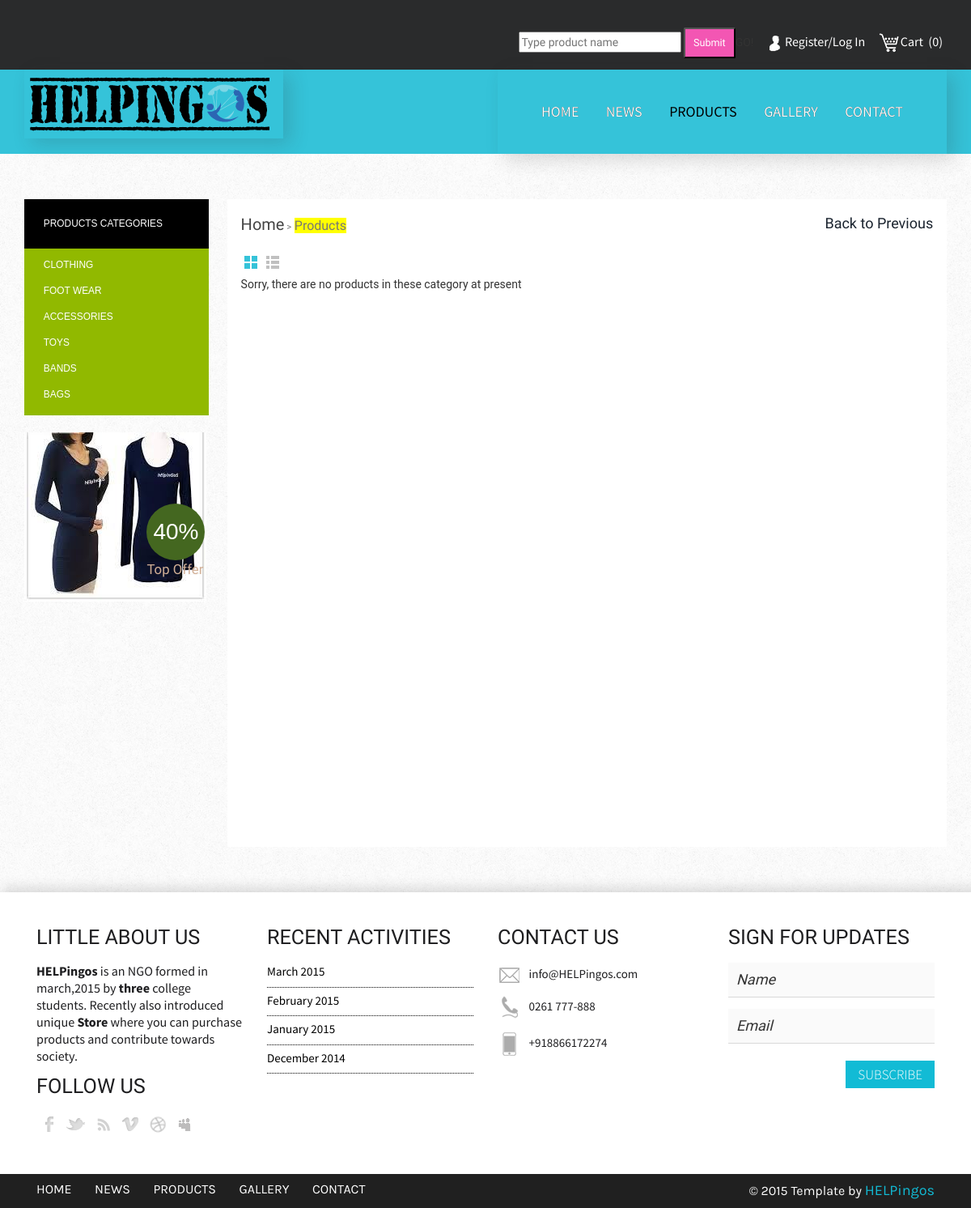
/products.php, run on the app's committed database.
### tables this page shows
CREATE TABLE IF NOT EXISTS `helpingos_product_category` (
  `category_id` int(11) NOT NULL AUTO_INCREMENT,
  `category_name` varchar(500) NOT NULL,
  PRIMARY KEY (`category_id`)
);

### products.php (the view, shortened to what this page needs)
<!DOCTYPE html>
<html>
<head>
	<link href="css/bootstrap.css" rel='stylesheet' type='text/css' />
	<link href="css/style.css" rel="stylesheet" type="text/css" media="all" />
	<link href="css/component.css" rel='stylesheet' type='text/css' />
</head>
<body>
		<div class="user-desc">
			<div class="user-desc">
				<div class=".col-md-6">
					<div class="bs-example">
						<div class="container">
						<form action='search.php' metod='get'>
							<ul>
								<li><input type="text" name="search" placeholder="Type product name">
								<input class="cbp-vm-icon cbp-vm-add" type="submit" name="submit">GO!</li>
								<?php
									if(isset($_SESSION['user'])){
										$user= $_SESSION['user'];
										if($user=''){
												echo "<li><i class='user'></i><a href='account.php'>Register/Log In</a></li>";
											}
											else{
												echo "<li><i class='user'></i><a href='logout.php'>Log Out</a></li>";
												echo "<li><i class='cog'></i><a href='changepass.php'>Change Password</a></li>";
											}
										}
										else{
											echo "<li><i class='user'></i><a href='account.php'>Register/Log In</a></li>";
										}
								?>
								<li><i class="cart"></i><a href="cart.php">Cart<span><?php
																					$conn=mysql_connect("localhost","root","");
																						$sql="SELECT count(*) FROM helpingos_cart";
																						$retval=mysql_query($sql,$conn);
																						while($count=mysql_fetch_array($retval)){
																						$count=$count[0];
																						echo "<span style='color:cream'>&nbsp;&nbsp;(".$count.")</span>";
																					}
																			?></span>
														</a>
								</li>
							</ul>
						</form>
						</div>
					</div>
				</div>
			</div>
		</div>
		<div class="header">
		<div class="header-top">
			<div class="container">
				<div class="logo">
					<a href="index.php"><img src="images/logo1.png" alt="" /></a>
				</div>
				<div class="top-menu">
					<ul class="cl-effect-15">
						<li><a class="active" href="index.php" data-hover="HOME">HOME</a></li>
						<li><a href="news.php" data-hover="NEWS">NEWS</a></li>
						<li><a href="products.php?cat_id=2">PRODUCTS</a></li>
						<li><a href="gallery.php" data-hover="GALLERY">GALLERY</a></li>
						<li><a href="contact.php" data-hover="CONTACT">CONTACT</a></li>
					</ul>
				</div>
				<div class="clearfix"></div>
			</div>
		</div>
		</div>
	<div class="container">
		<div class="products-page">
			<div class="product">
				<div class="product-listy">
					<h3>Products Categories</h3>
					<ul class="product-list">
					<?php
						$query= "SELECT * FROM helpingos_product_category";
						$retval=mysql_query($query,$conn);
						while($category=mysql_fetch_assoc($retval)) {
							echo "<li class='active'><a href='products.php?cat_id=".$category['category_id']."'>".$category['category_name']."</a></li>";
							}
					?>
					</ul>
				</div>
				<div class="latest-bis">
					<img src="images/top_long.jpg" class="img-responsive">
					<div class="offer">
						<p>40%</p>
						<small>Top Offer</small>
					</div>
				</div>
			</div>
			<div class="new-product">
				<div class="new-product-top">
					<ul class="product-top-list">
						<li><a href="index.php">Home</a>&nbsp;<span>&gt;</span></li>
						<li><span class="act">Products</span>&nbsp;</li>
					</ul>
					<p class="back"><a href="index.php">Back to Previous</a></p>
					<div class="clearfix"></div>
				</div>
			        <div id="cbp-vm" class="cbp-vm-switcher cbp-vm-view-grid">
					<div class="cbp-vm-options">
						<a href="#" class="cbp-vm-icon cbp-vm-grid cbp-vm-selected" data-view="cbp-vm-view-grid" title="grid">Grid View</a>
						<a href="#" class="cbp-vm-icon cbp-vm-list" data-view="cbp-vm-view-list" title="list">List View</a>
					</div>
					<div class="clearfix"></div>
					<ul>
						<?php
								$query= "SELECT * FROM helpingos_product WHERE pro_category_id='".$_REQUEST['cat_id']."'";
								$retval1=mysql_query($query,$conn);
								$productCount = mysql_num_rows($retval1);
								if ($productCount > 0) {
									while($product=mysql_fetch_assoc($retval1)){
								echo "<li>";
								echo 	"<a class='cbp-vm-image' href='single.php?product_id=".$product['Pro_id']."' >";
								echo 	"<div class='view view-first'>";
								echo 		"<div class='inner_content clearfix'>";
								echo 			"<div class='product_image'>";
								echo 				"<img src='images/".$product['pro_image']."' class='img-responsive' alt=''/>";
								echo 				"<div class='mask'>";
								echo 					"<div class='info'>Quick View</div>";
								echo 				"</div>";
								echo 				"<div class='product_container'>";
								echo 					"<div class='cart-left'>";
								echo 						"<p class='title'>".$product['pro_name']."</p>";
								echo 					"</div>";
								echo 					"<div class='pricey'>".$product['pro_price']."</div>";
								echo 					"<div class='clearfix'></div>";
								echo 				"</div>";
								echo			"</div>";
								echo		"</div>";
								echo	"</div>";
								echo	"</a>";
								echo	"<div class='cbp-vm-details'>";
								echo		"For -".$product['pro_gender']."<br/>";
								echo		$product['pro_offer'];
								echo	"</div>";
							?>
								<!--<form id="cartform" name="cartform" method="post" action="add_to_cart.php">
									<input type="hidden" name="pro_id" id="pro_id" value="<?php echo $product['Pro_id'] ?>"/>
									<input type="hidden" name="pro_name" id="pro_name" value="<?php echo $product['pro_name'] ?>" />
									<input type="hidden" name="pro_price" id="pro_price" value="<?php echo $product['pro_price'] ?>" />
									<input type="submit" class="cbp-vm-icon cbp-vm-add" name="submit" id="button" value="Add to Shopping Cart" />
								</form>-->
							<?php
								echo    "</li>";
									}
								}
								else
									echo "Sorry, there are no products in these category at present";
							?>
					</ul>
				</div>
			</div>
		</div>
	</div>
<?php include('footer.php');?>

### css/style.css (style rules this page uses)
body { padding:0; margin:0; font-family: 'Yanone Kaffeesatz', sans-serif; background:url('../images/bg.jpg') no-repeat; background-size:cover; }
body a { transition:0.5s all; -webkit-transition:0.5s all; -moz-transition:0.5s all; -o-transition:0.5s all; -ms-transition:0.5s all; }
input[type="button"],input[type="submit"] { transition:0.5s all; -webkit-transition:0.5s all; -moz-transition:0.5s all; -o-transition:0.5s all; -ms-transition:0.5s all; }
h1,h2,h3,h4,h5,h6 { margin:0; }
p { margin:0; }
ul { margin:0; padding:0; }
.user-desc { background: #2a2b2c; padding:0.5em 0; }
.user-desc ul li a { color: #fff; font-size: 16px; font-family: 'Source Sans Pro', sans-serif; text-decoration: none; font-weight: 400; }
.user-desc ul { float:right; }
.user-desc ul li { display: inline-block; margin: 0 5px; }
i.user { width:25px; height:25px; background:url('../images/img-sprite.png') no-repeat 0px 0px; display:inline-block; vertical-align: middle; }
i.cart { width: 30px; height: 30px; background: url('../images/img-sprite.png') no-repeat -25px 0px; display: inline-block; vertical-align: middle; }
.header { background: #35c3d9; }
.logo { float: left; }
.logo img { box-shadow: 9px 7px 22px 0px rgba(50, 50, 50, 0.18); width: 100%; }
.top-menu ul li { display: inline-block; margin: 0 15px; }
.top-menu ul li a { color:#000000; font-size:18px; font-weight:400; font-family: 'Source Sans Pro', sans-serif; text-decoration:none; }
.top-menu ul li a.active { color: #000000; }
.top-menu { float: right; padding: 2.8em; box-shadow: 9px 7px 22px 0px rgba(50, 50, 50, 0.18); }
.cl-effect-15 a { color: rgba(0,0,0,0.2); font-weight: 700; text-shadow: none; }
.cl-effect-15 a::before { color: #fff; content: attr(data-hover); position: absolute; -webkit-transition: -webkit-transform 0.3s, opacity 0.3s; -moz-transition: -moz-transform 0.3s, opacity 0.3s; transition: transform 0.3s, opacity 0.3s; }
.product { width:20%; margin-right:2%; float:left; }
.product-listy { background:#91b900; }
ul.product-list { padding:0em 0 0.5em 0; margin:0.5em 0; }
ul.product-list li { display: block; margin:5px 0; }
ul.product-list li a { color:#FFF; text-transform:uppercase; font-size:0.85em; text-decoration:none; padding:5px 2em; font-family: 'Doppio One', sans-serif; font-weight:400; display: block; }
.product-listy h3 { color:#fff; background:#000; font-size:0.85em; padding:2em; font-family: 'Doppio One', sans-serif; font-weight:400; text-transform:uppercase; }
.latest-bis { margin: 1.5em 0; position:relative; }
.offer { position:absolute; bottom: 13%; right: 2%; }
.offer p { font-size:2em; color:#fff; background:#446720; padding: 15px 8px; border-radius:50%; font-family: 'Doppio One', sans-serif; font-weight:400; }
.offer small { color: #d2b096; font-size: 1.2em; }
.new-product { width:78%; float:right; background:#fff; min-height:800px; padding:2em; }
ul.product-top-list { padding:0; float: left; }
ul.product-top-list li { display: inline-block; font-size:0.82em; color:#777; }
ul.product-top-list li a { color: #444; font-size: 20px; }
ul.product-top-list li span.act { background:yellow; font-size: 16px; }
p.back { float: right; font-size:0.82em; }
p.back a { font-size: 18px; }
.new-product-top { padding: 0em 0 2em; }
.products-page { padding: 4em 0; }
@media screen and (max-width: 1280px) { .new-product { padding: 1.2em; } }
@media screen and (max-width: 1280px) { .new-product-top { padding: 0em 0 1.5em; } }

### data on the page
helpingos_product_category: category_name "CLOTHING"
helpingos_product_category: category_name "FOOT WEAR"
helpingos_product_category: category_name "ACCESSORIES"
helpingos_product_category: category_name "TOYS"
helpingos_product_category: category_name "BANDS"
helpingos_product_category: category_name "BAGS"

### other printed values
$count "0"
